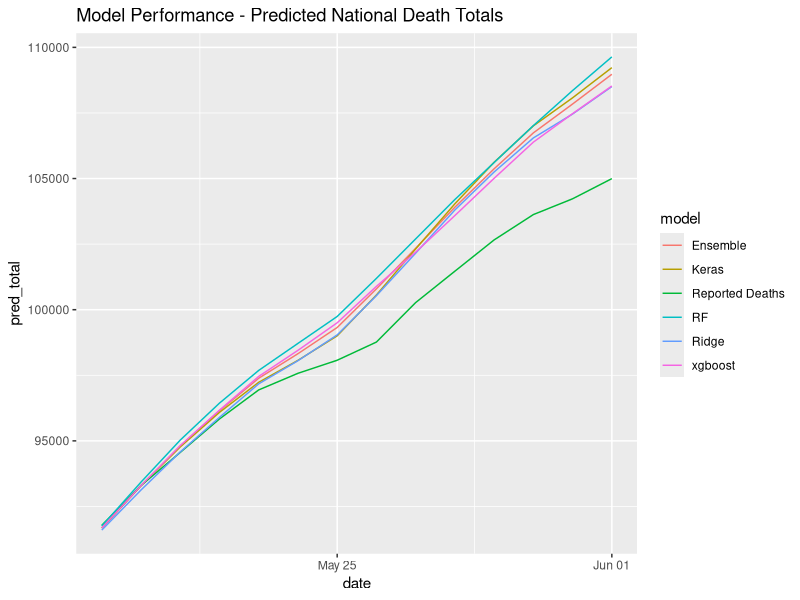
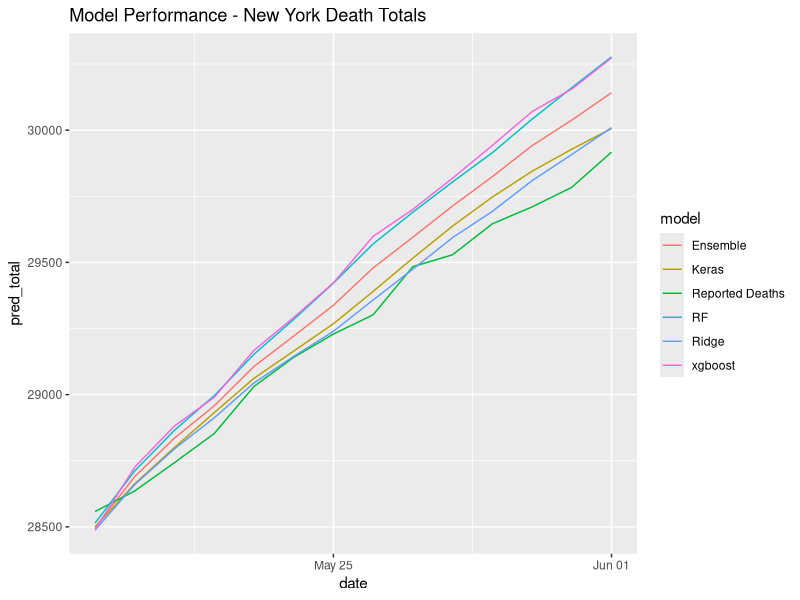
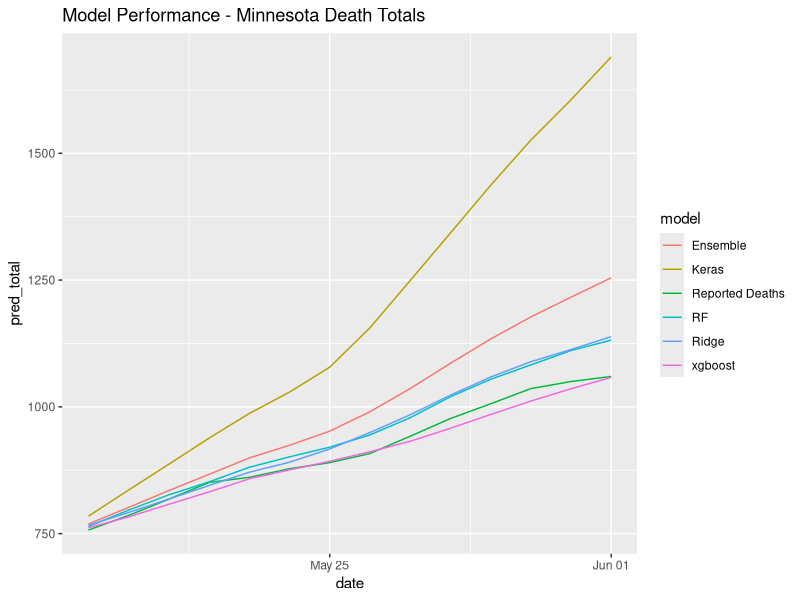
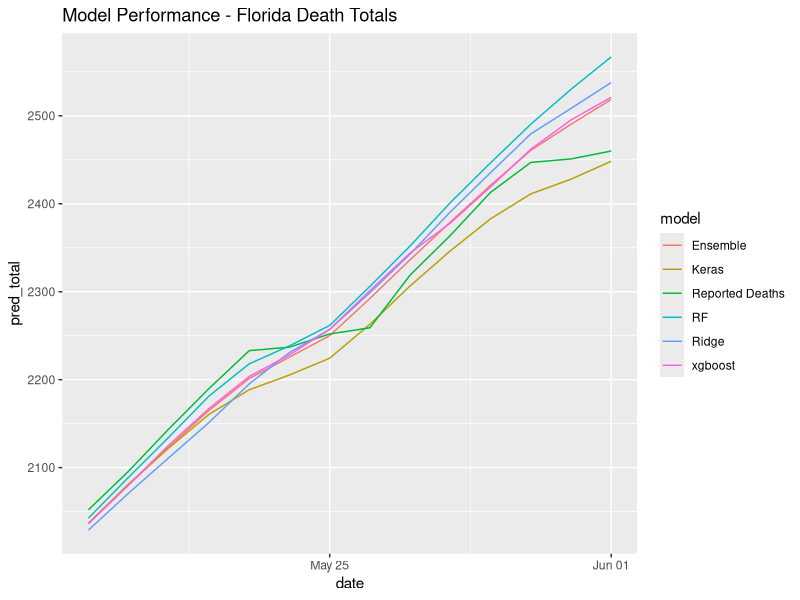
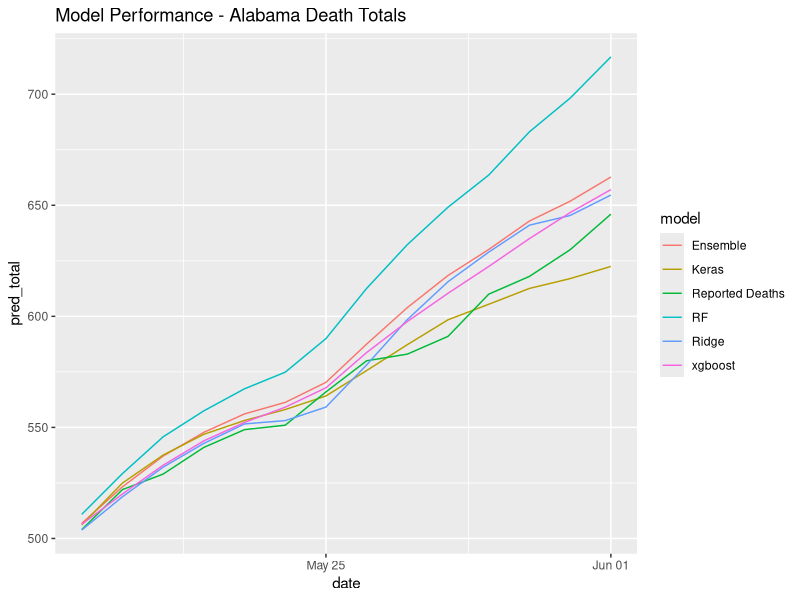
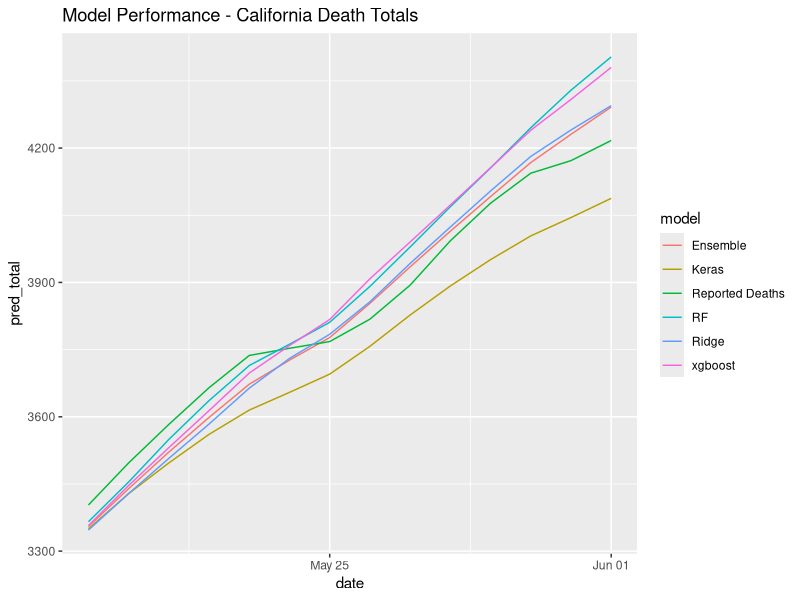
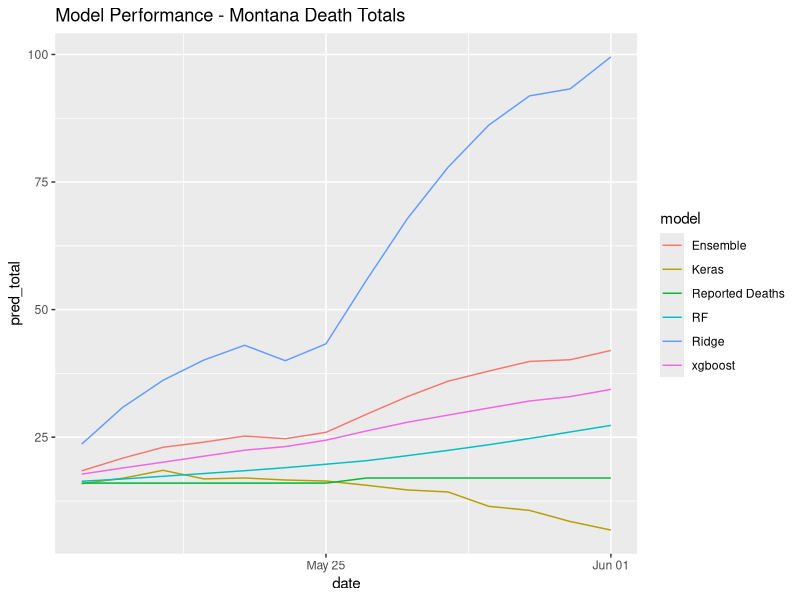
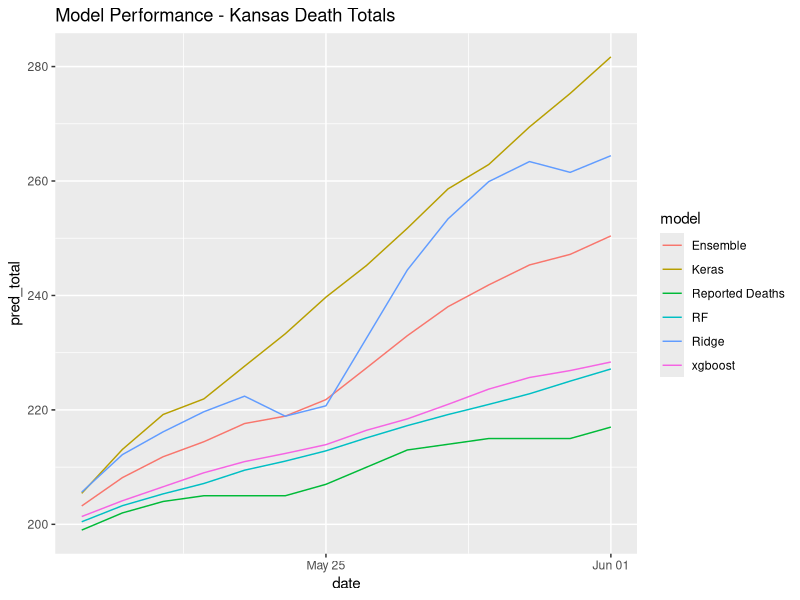

Recreate these plots in R, in order.
# Model Comparison  -------------------------------------------------------

# Load Packages -----------------------------------------------------------

library(tidyverse)

# Load Data ---------------------------------------------------------------

rf <- read_csv("outcomes/rf.csv") %>%
  mutate(
    model = rep("RF", nrow(.))
  )

deep_learning <- read_csv("outcomes/deep_learning.csv") %>%
  mutate(
    model = rep("Keras", nrow(.))
  )

ridge <- read_csv("outcomes/ridge.csv") %>%
  mutate(
    model = rep("Ridge", nrow(.))
  )

boosting <- read_csv("outcomes/boosting.csv") %>%
  mutate(
    model = rep("xgboost", nrow(.))
  )

real_values <- rf %>%
  mutate(pred_change = change,
         pred_total = total_deaths,
         model = "Reported Deaths")


outcomes <- rf %>%
  bind_rows(deep_learning, ridge, boosting, real_values)

# Create Ensemble model:
ensemble <- outcomes %>%
  filter(model != "Reported Deaths") %>%
  group_by(state, date) %>%
  summarise(pred_change = mean(pred_change),
            pred_total = mean(pred_total)) %>%
  ungroup() %>%
  mutate(total_deaths = rf$total_deaths,
         change = rf$change,
         model = "Ensemble") %>%
  select(state, date, total_deaths, change, pred_change, pred_total, model)


outcomes <- outcomes %>%
  bind_rows(ensemble)
 
outcomes %>%
  group_by(date, model) %>%
  summarise(pred_change = sum(pred_change),
            pred_total = sum(pred_total)) %>%
  ggplot(aes(date, pred_total)) +
  geom_line(aes(color = model)) +
  labs(title = "Model Performance - Predicted National Death Totals")

outcomes %>%
  filter(state == "New York") %>%
  group_by(date, model) %>%
  summarise(pred_change = sum(pred_change),
            pred_total = sum(pred_total)) %>%
  ggplot(aes(date, pred_total)) +
  geom_line(aes(color = model)) +
  labs(title = "Model Performance - New York Death Totals")

outcomes %>%
  filter(state == "Minnesota") %>%
  group_by(date, model) %>%
  summarise(pred_change = sum(pred_change),
            pred_total = sum(pred_total)) %>%
  ggplot(aes(date, pred_total)) +
  geom_line(aes(color = model)) +
  labs(title = "Model Performance - Minnesota Death Totals")

outcomes %>%
  filter(state == "Florida") %>%
  group_by(date, model) %>%
  summarise(pred_change = sum(pred_change),
            pred_total = sum(pred_total)) %>%
  ggplot(aes(date, pred_total)) +
  geom_line(aes(color = model)) +
  labs(title = "Model Performance - Florida Death Totals")

outcomes %>%
  filter(state == "Alabama") %>%
  group_by(date, model) %>%
  summarise(pred_change = sum(pred_change),
            pred_total = sum(pred_total)) %>%
  ggplot(aes(date, pred_total)) +
  geom_line(aes(color = model)) +
  labs(title = "Model Performance - Alabama Death Totals")

outcomes %>%
  filter(state == "California") %>%
  group_by(date, model) %>%
  summarise(pred_change = sum(pred_change),
            pred_total = sum(pred_total)) %>%
  ggplot(aes(date, pred_total)) +
  geom_line(aes(color = model)) +
  labs(title = "Model Performance - California Death Totals")

outcomes %>%
  filter(state == "Montana") %>%
  group_by(date, model) %>%
  summarise(pred_change = sum(pred_change),
            pred_total = sum(pred_total)) %>%
  ggplot(aes(date, pred_total)) +
  geom_line(aes(color = model)) +
  labs(title = "Model Performance - Montana Death Totals")

outcomes %>%
  filter(state == "Kansas") %>%
  group_by(date, model) %>%
  summarise(pred_change = sum(pred_change),
            pred_total = sum(pred_total)) %>%
  ggplot(aes(date, pred_total)) +
  geom_line(aes(color = model)) +
  labs(title = "Model Performance - Kansas Death Totals")

# Calculate national and state level MSE
# National MSE
mean_state_mse <- outcomes %>%
  group_by(model) %>%
  summarise(state_mse = mean((pred_change - change)^2))

national_mse <- outcomes %>%
  group_by(model, date) %>%
  summarise(change = sum(change),
            pred_change = sum(pred_change)) %>%
  ungroup() %>%
  group_by(model) %>%
  summarise(national_mse = mean((pred_change - change) ^2))

national_mse %>%
  left_join(mean_state_mse, by = "model") %>%
  ggplot(aes(national_mse, state_mse)) +
  geom_point(aes(color = model))
